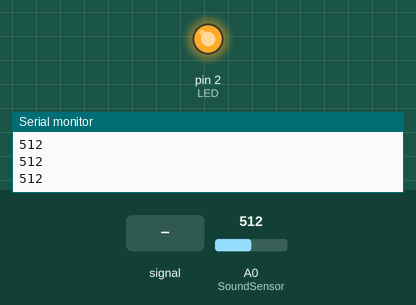
This sketch was run on a simulated Arduino Uno, built with avr-gcc and run on an emulated ATmega328P. Parts: output pins drawn as LEDs (lit = HIGH), the last lines printed to the serial monitor. The inputs (shaded band) are chosen by the test bench; at power-on: A0 (SoundSensor) = 512.

Above: at 1.2 s.
1.3 s: A0 (SoundSensor) set to 54
2.8 s: A0 (SoundSensor) set to 47
At 4.0 s:
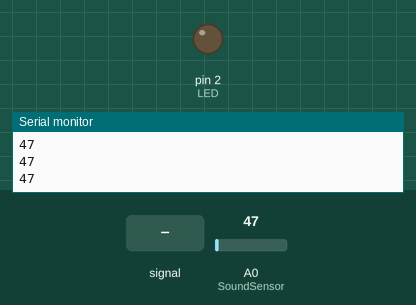
4.3 s: A0 (SoundSensor) set to 122
At 5.5 s:
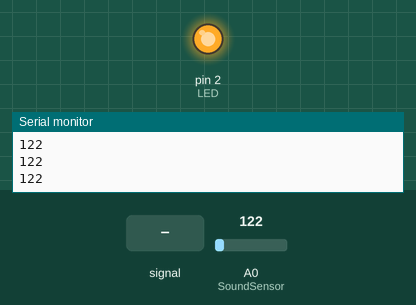
5.8 s: A0 (SoundSensor) fed a 200 Hz sine of ±81 counts around its level
At 8.7 s:
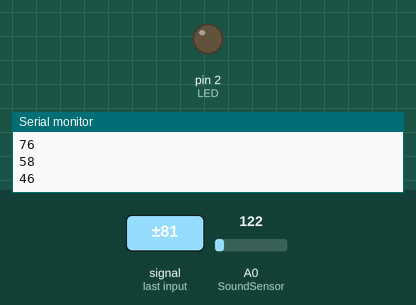
8.8 s: A0 (SoundSensor) set to 40
At 9.4 s:
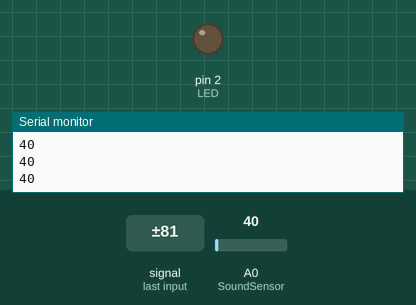
Timing chart, 0 to 11.3 s (numbered marks = the images above; inputs shaded):
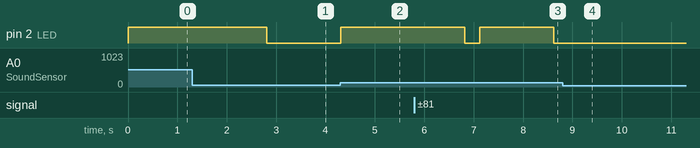

The sketch:

sound_sensor_LED.ino
```cpp
const int LED = 2;
const int SoundSensor = A0;
const int threshold = 50 ;
void setup() {
  // put your setup code here, to run once:
  Serial.begin(9600);
  pinMode(LED, OUTPUT);

}

void loop() {
   int level = analogRead(SoundSensor);
     Serial.println(level);
 if(level > threshold) {
  digitalWrite(LED, HIGH);
}
else { digitalWrite(LED, LOW);
}
delay(100);
}
```

Measured:
- the behaviour switches between 51 and 50 on A0 (SoundSensor) (found by bisection; images 0 and 1)
- after the input at 2.8 s, pin 2 (LED): HIGH → LOW at once
- after the input at 4.3 s, pin 2 (LED): LOW → HIGH at once
- after the input at 5.8 s, pin 2 (LED): HIGH → LOW after 1.0 s, → HIGH 0.30 s later, → LOW 1.5 s later
- after the input at 8.8 s, pin 2 (LED): stays LOW (without the input it goes to HIGH after 0.12 s)
